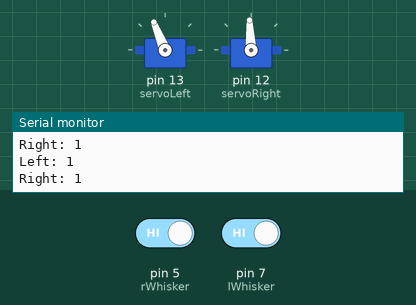
This sketch was run on a simulated Arduino Uno, built with avr-gcc and run on an emulated ATmega328P. On the bench: 2 × servo, the last lines printed to the serial monitor. Inputs (shaded band) come from the test bench; at power-on: pin 5 (rWhisker) HIGH, pin 7 (lWhisker) HIGH.

Above: at 2.8 s.
2.9 s: pin 5 (rWhisker) driven LOW
At 3.6 s:
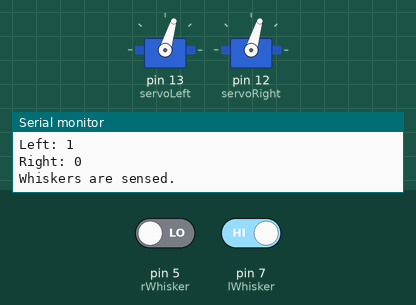
4.5 s: pin 5 (rWhisker) driven HIGH
At 6.2 s:
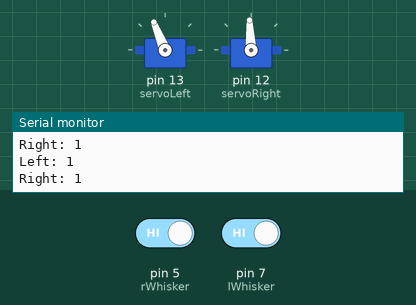
6.5 s: pin 7 (lWhisker) driven LOW
At 7.9 s:
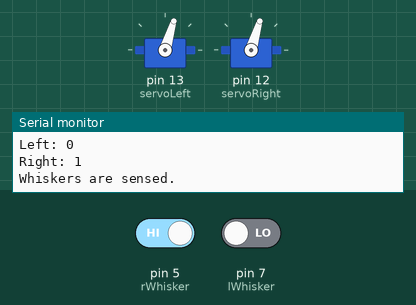
Timing chart, 0 to 9.5 s (numbered marks = the images above; inputs shaded):
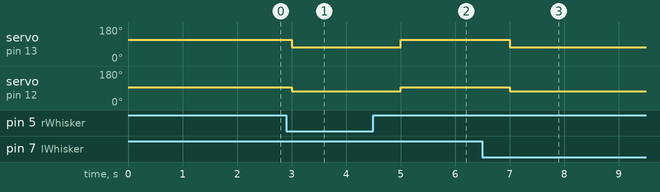

Measured:
- after the input at 2.9 s, servo on pin 13 (servoLeft): 112° → 73° after 0.10 s; servo on pin 12 (servoRight): 93° → 73° after 0.10 s
- after the input at 4.5 s, servo on pin 13 (servoLeft): 73° → 112° after 0.50 s; servo on pin 12 (servoRight): 73° → 93° after 0.50 s
- after the input at 6.5 s, servo on pin 13 (servoLeft): 112° → 73° after 0.51 s; servo on pin 12 (servoRight): 93° → 73° after 0.51 s

The sketch:

hereKitty.ino
```cpp
#include <Servo.h>                           // Include servo library

Servo servoLeft;                             // Declare left servo signal
Servo servoRight;                            // Declare right servo signal

int lWhisker=7;
int rWhisker=5;
//int PIEZOPIN=4;

void setup() {
  // put your setup code here, to run once:
  Serial.begin(9600);
  pinMode(lWhisker, INPUT);
  pinMode(rWhisker, INPUT);
//  pinMode(PIEZOPIN, OUTPUT);

  servoLeft.attach(13);                      // Attach left signal to pin 13
  servoRight.attach(12);                     // Attach right signal to pin 12
  servoLeft.writeMicroseconds(1500);        // Calibrate left servo
  servoRight.writeMicroseconds(1500);       // Calibrate right servo
//  noTone(PIEZOPIN);
}

void loop() {
  // put your main code here, to run repeatedly:

  servoLeft.writeMicroseconds(1700);
  servoRight.writeMicroseconds(1500);

  int lWhiskerVal=digitalRead(lWhisker);
  Serial.print("Left: ");
  Serial.println(lWhiskerVal);
  int rWhiskerVal=digitalRead(rWhisker);
  Serial.print("Right: ");
  Serial.println(rWhiskerVal);
//  noTone(PIEZOPIN);

  if (lWhiskerVal==0 || rWhiskerVal==0){   //if a whisker is touched
    Serial.println("Whiskers are sensed.");
    servoLeft.writeMicroseconds(1300);        //goes backward
    servoRight.writeMicroseconds(1700);
//    delay(2000);

    servoLeft.writeMicroseconds(1300);        //turn left on contact (varies between 90 and 360 deg)
    servoRight.writeMicroseconds(1300);
//    delay(600);

//    tone(PIEZOPIN,400);
//    delay(100);
//    noTone(PIEZOPIN);

  }

  delay(1000);
}
```
